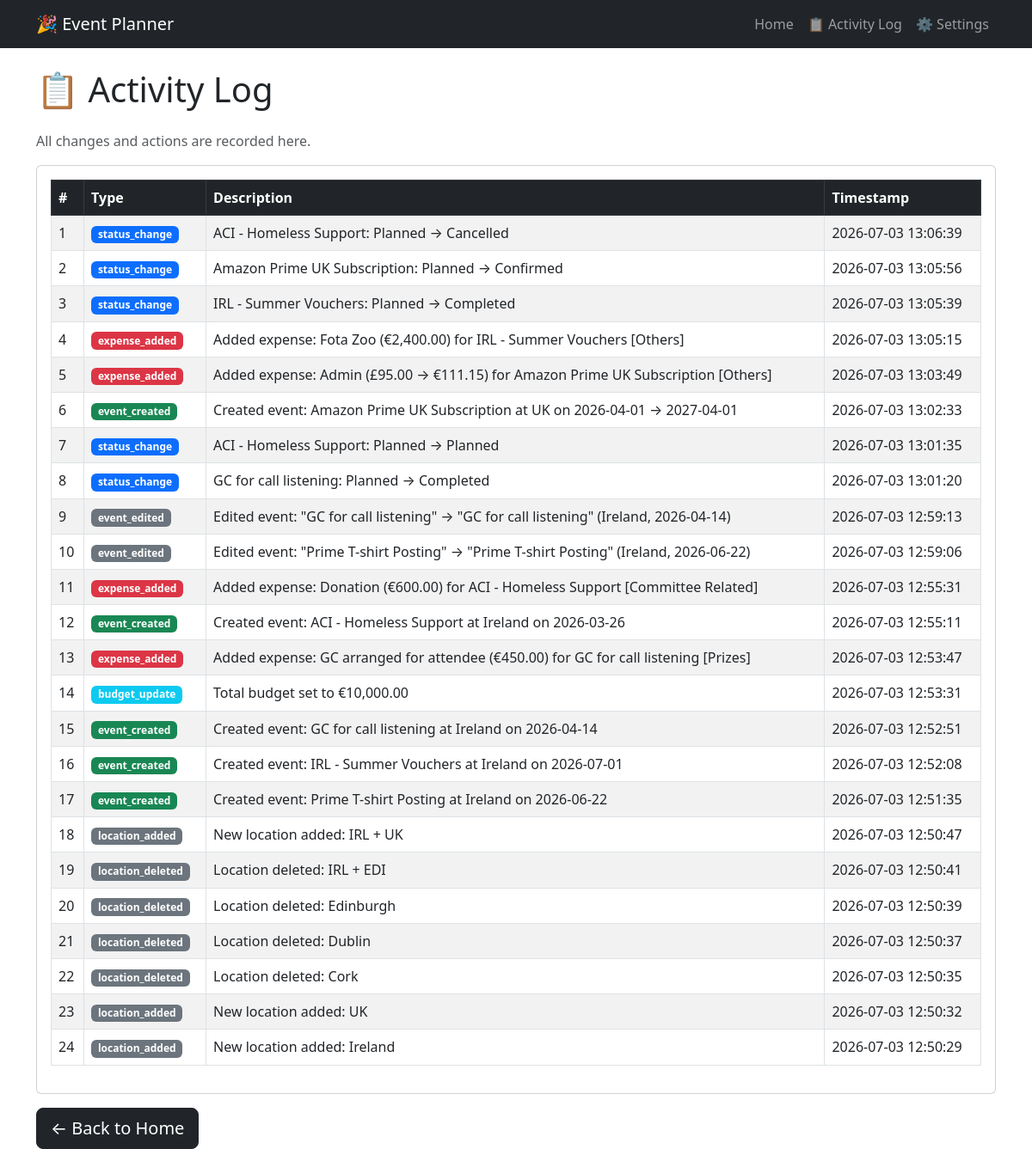
The page /activity/ on the database its author committed.
### models.py (models this page shows, shortened)
class ActivityLog(db.Model):
    id = db.Column(db.Integer, primary_key=True)
    type = db.Column(db.String(50), nullable=False)
    description = db.Column(db.String(300), nullable=False)
    timestamp = db.Column(db.DateTime, default=db.func.now())

### app.py (the view)
@app.route('/activity/')
def activity():
    try:
        logs = db.session.query(ActivityLog).order_by(ActivityLog.timestamp.desc()).all()
        return render_template('activity.html', logs=logs)
    except Exception as e:
        return render_template('error.html', message=str(e))

### templates/activity.html
{% extends 'base.html' %}
{% block content %}
<h1 class="mb-4">📋 Activity Log</h1>
<p class="text-muted">All changes and actions are recorded here.</p>
{% if logs %}
<div class="card">
    <div class="card-body">
        <table class="table table-striped table-hover table-bordered">
            <thead class="table-dark">
                <tr>
                    <th>#</th>
                    <th>Type</th>
                    <th>Description</th>
                    <th>Timestamp</th>
                </tr>
            </thead>
            <tbody>
                {% for log in logs %}
                <tr>
                    <td>{{ loop.index }}</td>
                    <td>
                        {% if log.type == 'expense_added' %}
                            <span class="badge bg-danger">{{ log.type }}</span>
                        {% elif log.type == 'expense_edited' %}
                            <span class="badge bg-warning text-dark">{{ log.type }}</span>
                        {% elif log.type == 'expense_deleted' %}
                            <span class="badge bg-dark">{{ log.type }}</span>
                        {% elif log.type == 'event_created' %}
                            <span class="badge bg-success">{{ log.type }}</span>
                        {% elif log.type == 'status_change' %}
                            <span class="badge bg-primary">{{ log.type }}</span>
                        {% elif log.type == 'budget_update' %}
                            <span class="badge bg-info">{{ log.type }}</span>
                        {% else %}
                            <span class="badge bg-secondary">{{ log.type }}</span>
                        {% endif %}
                    </td>
                    <td>{{ log.description }}</td>
                    <td>{{ log.timestamp }}</td>
                </tr>
                {% endfor %}
            </tbody>
        </table>
    </div>
</div>
{% else %}
<div class="alert alert-info">No activity recorded yet.</div>
{% endif %}
<a href="/" class="btn btn-dark btn-lg mt-3">← Back to Home</a>
{% endblock %}

### templates/base.html (shortened to what this page needs)
<!DOCTYPE html>
<html>
<head>
    <link href="https://cdn.jsdelivr.net/npm/bootstrap@5.3.0/dist/css/bootstrap.min.css" rel="stylesheet">
</head>
<body>
    <nav class="navbar navbar-expand-lg navbar-dark bg-dark">
        <div class="container">
            <a class="navbar-brand" href="/">🎉 Event Planner</a>
            <ul class="navbar-nav">
                <li class="nav-item"><a class="nav-link" href="/">Home</a></li>
                <li class="nav-item"><a class="nav-link" href="/activity/">📋 Activity Log</a></li>
                <li class="nav-item"><a class="nav-link" href="/settings">⚙️ Settings</a></li>
            </ul>
        </div>
    </nav>
    <div class="container mt-4">
        {% block content %}{% endblock %}
    </div>
</body>
</html>

### rows shown on the page
ActivityLog: type "status_change", description "ACI - Homeless Support: Planned → Cancelled", timestamp "2026-07-03 13:06:39"
ActivityLog: type "status_change", description "Amazon Prime UK Subscription: Planned → Confirmed", timestamp "2026-07-03 13:05:56"
ActivityLog: type "status_change", description "IRL - Summer Vouchers: Planned → Completed", timestamp "2026-07-03 13:05:39"
ActivityLog: type "expense_added", description "Added expense: Fota Zoo (€2,400.00) for IRL - Summer Vouchers [Others]", timestamp "2026-07-03 13:05:15"
ActivityLog: type "expense_added", description "Added expense: Admin (£95.00 → €111.15) for Amazon Prime UK Subscription [Others]", timestamp "2026-07-03 13:03:49"
ActivityLog: type "event_created", description "Created event: Amazon Prime UK Subscription at UK on 2026-04-01 → 2027-04-01", timestamp "2026-07-03 13:02:33"
ActivityLog: type "status_change", description "ACI - Homeless Support: Planned → Planned", timestamp "2026-07-03 13:01:35"
ActivityLog: type "status_change", description "GC for call listening: Planned → Completed", timestamp "2026-07-03 13:01:20"
ActivityLog: type "event_edited", description "Edited event: \"GC for call listening\" → \"GC for call listening\" (Ireland, 2026-04-14)", timestamp "2026-07-03 12:59:13"
ActivityLog: type "event_edited", description "Edited event: \"Prime T-shirt Posting\" → \"Prime T-shirt Posting\" (Ireland, 2026-06-22)", timestamp "2026-07-03 12:59:06"
ActivityLog: type "expense_added", description "Added expense: Donation (€600.00) for ACI - Homeless Support [Committee Related]", timestamp "2026-07-03 12:55:31"
ActivityLog: type "event_created", description "Created event: ACI - Homeless Support at Ireland on 2026-03-26", timestamp "2026-07-03 12:55:11"
ActivityLog: type "expense_added", description "Added expense: GC arranged for attendee (€450.00) for GC for call listening [Prizes]", timestamp "2026-07-03 12:53:47"
ActivityLog: type "budget_update", description "Total budget set to €10,000.00", timestamp "2026-07-03 12:53:31"
ActivityLog: type "event_created", description "Created event: GC for call listening at Ireland on 2026-04-14", timestamp "2026-07-03 12:52:51"
ActivityLog: type "event_created", description "Created event: IRL - Summer Vouchers at Ireland on 2026-07-01", timestamp "2026-07-03 12:52:08"
ActivityLog: type "event_created", description "Created event: Prime T-shirt Posting at Ireland on 2026-06-22", timestamp "2026-07-03 12:51:35"
ActivityLog: type "location_added", description "New location added: IRL + UK", timestamp "2026-07-03 12:50:47"
ActivityLog: type "location_deleted", description "Location deleted: IRL + EDI", timestamp "2026-07-03 12:50:41"
ActivityLog: type "location_deleted", description "Location deleted: Edinburgh", timestamp "2026-07-03 12:50:39"
ActivityLog: type "location_deleted", description "Location deleted: Dublin", timestamp "2026-07-03 12:50:37"
ActivityLog: type "location_deleted", description "Location deleted: Cork", timestamp "2026-07-03 12:50:35"
ActivityLog: type "location_added", description "New location added: UK", timestamp "2026-07-03 12:50:32"
ActivityLog: type "location_added", description "New location added: Ireland", timestamp "2026-07-03 12:50:29"
